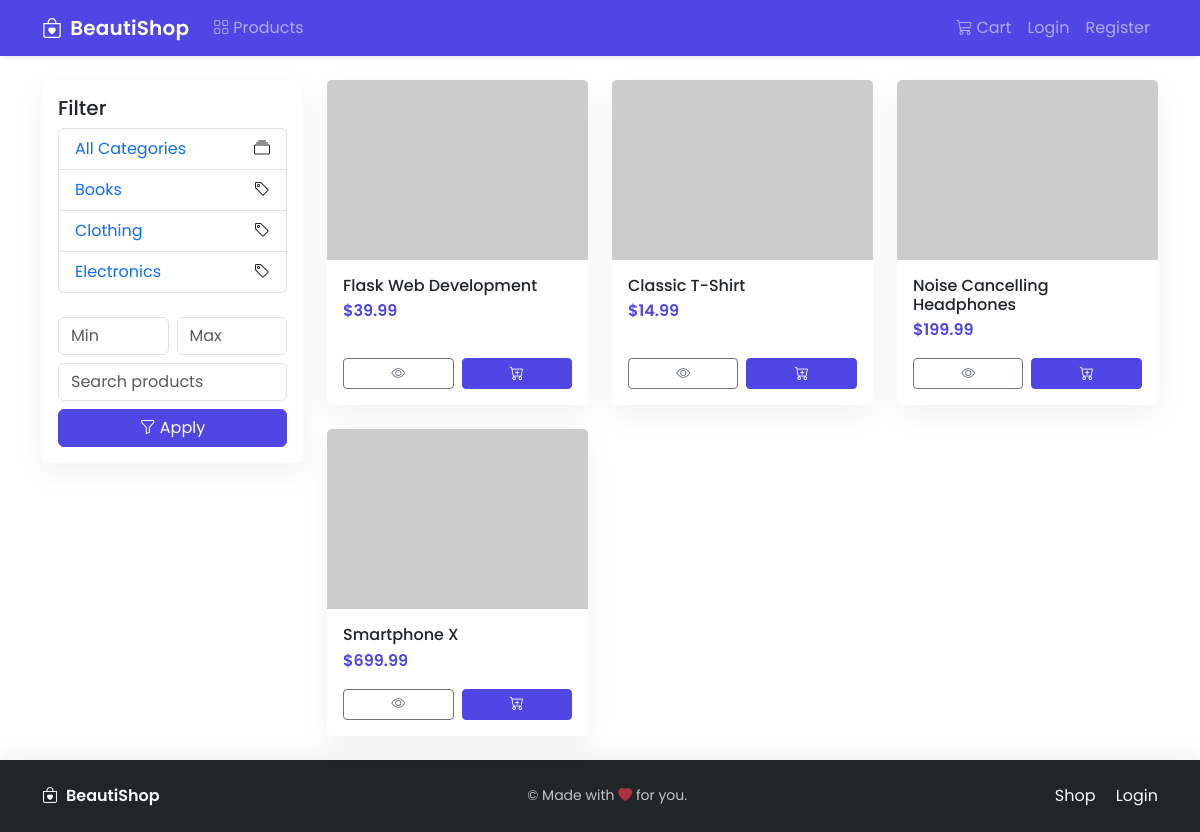
The app's page /shop/products with its own data.
### app/models.py (models this page shows)
class Category(db.Model):
    id = db.Column(db.Integer, primary_key=True)
    name = db.Column(db.String(120), nullable=False, unique=True)
    parent_id = db.Column(db.Integer, db.ForeignKey("category.id"), nullable=True)
    parent = db.relationship("Category", remote_side=[id], backref="children")
    products = db.relationship("Product", back_populates="category")

class Product(db.Model):
    id = db.Column(db.Integer, primary_key=True)
    vendor_id = db.Column(db.Integer, db.ForeignKey("vendor.id"), nullable=False)
    category_id = db.Column(db.Integer, db.ForeignKey("category.id"), nullable=True)
    title = db.Column(db.String(200), nullable=False)
    description = db.Column(db.Text, nullable=True)
    price = db.Column(db.Numeric(10, 2), nullable=False, default=0)
    stock = db.Column(db.Integer, nullable=False, default=0)
    image_url = db.Column(db.String(500), nullable=True)
    is_active = db.Column(db.Boolean, default=True)
    created_at = db.Column(db.DateTime, default=datetime.utcnow)
    vendor = db.relationship("Vendor", back_populates="products")
    category = db.relationship("Category", back_populates="products")

### app/blueprints/shop.py (the view)
@shop_bp.route("/")
@shop_bp.route("/products")
def product_list():
    query = Product.query.filter_by(is_active=True)
    keyword = request.args.get("q", type=str, default="").strip()
    category_id = request.args.get("category", type=int)
    min_price = request.args.get("min_price", type=float)
    max_price = request.args.get("max_price", type=float)
    if keyword:
        like = f"%{keyword}%"
        query = query.filter(or_(Product.title.ilike(like), Product.description.ilike(like)))
    if category_id:
        query = query.filter(Product.category_id == category_id)
    if min_price is not None and max_price is not None:
        query = query.filter(and_(Product.price >= min_price, Product.price <= max_price))
    elif min_price is not None:
        query = query.filter(Product.price >= min_price)
    elif max_price is not None:
        query = query.filter(Product.price <= max_price)
    products = query.order_by(Product.created_at.desc()).all()
    categories = Category.query.order_by(Category.name).all()
    return render_template("shop/product_list.html", products=products, categories=categories)

### app/blueprints/cart.py (called while the page is built, shortened)
@cart_bp.before_app_request
def merge_session_cart_after_login():
    if not current_user.is_authenticated:
        return

### app/templates/shop/product_list.html (shortened to what this page needs)
{% extends 'base.html' %}
{% block content %}
<div class="row g-4">
  <div class="col-lg-3">
    <div class="card">
      <div class="card-body">
        <h5 class="card-title">Filter</h5>
        <ul class="list-group mb-4">
          <li class="list-group-item d-flex justify-content-between align-items-center">
            <a class="text-decoration-none" href="{{ url_for('shop.product_list') }}">All Categories</a>
            <i class="bi bi-collection"></i>
          </li>
          {% for cat in categories %}
            <li class="list-group-item d-flex justify-content-between align-items-center">
              <a class="text-decoration-none" href="{{ url_for('shop.product_list', category=cat.id) }}">{{ cat.name }}</a>
              <i class="bi bi-tag"></i>
            </li>
          {% endfor %}
        </ul>
        <form method="get" class="row g-2">
          <div class="col-6"><input type="number" step="0.01" name="min_price" class="form-control" placeholder="Min" value="{{ request.args.get('min_price','') }}"></div>
          <div class="col-6"><input type="number" step="0.01" name="max_price" class="form-control" placeholder="Max" value="{{ request.args.get('max_price','') }}"></div>
          <div class="col-12"><input type="text" name="q" class="form-control" placeholder="Search products" value="{{ request.args.get('q','') }}"></div>
          <div class="col-12"><button class="btn btn-primary w-100"><i class="bi bi-funnel me-1"></i>Apply</button></div>
        </form>
      </div>
    </div>
  </div>
  <div class="col-lg-9">
    <div class="row g-4">
      {% for p in products %}
      <div class="col-sm-6 col-lg-4">
        <div class="card h-100 product-card">
          <img src="{{ p.image_url or 'https://via.placeholder.com/600x400' }}" class="card-img-top" alt="{{ p.title }}">
          <div class="card-body d-flex flex-column">
            <h6 class="card-title mb-1">{{ p.title }}</h6>
            <div class="price mb-3">${{ '%.2f'|format(p.price) }}</div>
            <div class="mt-auto d-flex gap-2">
              <a href="{{ url_for('shop.product_detail', product_id=p.id) }}" class="btn btn-outline-secondary btn-sm flex-fill"><i class="bi bi-eye"></i></a>
              <form method="post" action="{{ url_for('cart.add_to_cart', product_id=p.id) }}" class="flex-fill">
                <button class="btn btn-primary btn-sm w-100 btn-add" type="submit"><i class="bi bi-cart-plus"></i></button>
              </form>
            </div>
          </div>
        </div>
      </div>
      {% else %}
      <div class="col-12">
        <div class="alert alert-info">No products found.</div>
      </div>
      {% endfor %}
    </div>
  </div>
</div>
{% endblock %}

### app/templates/base.html (shortened to what this page needs)
<!doctype html>
<html lang="en">
  <head>
    <link href="https://cdn.jsdelivr.net/npm/bootstrap@5.3.2/dist/css/bootstrap.min.css" rel="stylesheet">
    <link href="https://cdn.jsdelivr.net/npm/bootstrap-icons@1.11.3/font/bootstrap-icons.css" rel="stylesheet">
    <link href="{{ url_for('static', filename='style.css') }}" rel="stylesheet">
  </head>
  <body class="bg-body">
    <nav class="navbar navbar-expand-lg navbar-dark bg-primary shadow-sm sticky-top">
      <div class="container">
        <a class="navbar-brand d-flex align-items-center" href="/">
          <i class="bi bi-bag-heart me-2"></i>
          <span class="fw-semibold">BeautiShop</span>
        </a>
        <div class="collapse navbar-collapse" id="navbarNav">
          <ul class="navbar-nav me-auto">
            <li class="nav-item"><a class="nav-link" href="{{ url_for('shop.product_list') }}"><i class="bi bi-grid me-1"></i>Products</a></li>
          </ul>
          <ul class="navbar-nav">
            <li class="nav-item"><a class="nav-link" href="{{ url_for('cart.view_cart') }}"><i class="bi bi-cart3 me-1"></i>Cart</a></li>
            {% if current_user.is_authenticated %}
              <li class="nav-item"><span class="navbar-text me-2"><i class="bi bi-person-circle me-1"></i>{{ current_user.name or current_user.email }}</span></li>
              <li class="nav-item"><a class="nav-link" href="{{ url_for('auth.logout') }}">Logout</a></li>
            {% else %}
              <li class="nav-item"><a class="nav-link" href="{{ url_for('auth.login') }}">Login</a></li>
              <li class="nav-item"><a class="nav-link" href="{{ url_for('auth.register') }}">Register</a></li>
            {% endif %}
          </ul>
        </div>
      </div>
    </nav>
    <main class="container my-4">
      {% block content %}{% endblock %}
    </main>
    <footer class="bg-dark text-light py-4 mt-auto">
      <div class="container d-flex flex-column flex-md-row align-items-center justify-content-between">
        <div class="d-flex align-items-center mb-3 mb-md-0">
          <i class="bi bi-bag-heart me-2"></i>
          <span class="fw-semibold">BeautiShop</span>
        </div>
        <div class="small opacity-75">&copy; {{ 2025 if false else (now().year if false else '' ) }} Made with <i class="bi bi-heart-fill text-danger"></i> for you.</div>
        <div>
          <a href="{{ url_for('shop.product_list') }}" class="link-light text-decoration-none me-3">Shop</a>
          <a href="{{ url_for('auth.login') }}" class="link-light text-decoration-none">Login</a>
        </div>
      </div>
    </footer>
  </body>
</html>

### app/static/style.css (style rules this page uses)
:root { --primary: #4f46e5; --primary-dark: #4338ca; --body-bg: #f8fafc; }
html, body { height: 100%; }
body { font-family: 'Poppins', system-ui, -apple-system, Segoe UI, Roboto, 'Helvetica Neue', Arial, 'Noto Sans', 'Apple Color Emoji', 'Segoe UI Emoji'; background: var(--body-bg); }
.bg-primary { background-color: var(--primary) !important; }
.btn-primary { background-color: var(--primary); border-color: var(--primary); }
.card { border: 0; box-shadow: 0 10px 30px rgba(0,0,0,0.06); transition: transform .2s ease, box-shadow .2s ease; }
.card .card-img-top { object-fit: cover; height: 180px; }
.product-card .price { font-weight: 600; color: var(--primary); }
.product-card .btn-add { transition: all .2s ease; }
.navbar-brand { font-weight: 700; letter-spacing: .2px; }
footer { box-shadow: 0 -6px 24px rgba(0,0,0,0.06); }

### records on screen
Category: name "Books"
Category: name "Clothing"
Category: name "Electronics"
Product: title "Flask Web Development", price "39.99"
Product: title "Classic T-Shirt", price "14.99"
Product: title "Noise Cancelling Headphones", price "199.99"
Product: title "Smartphone X", price "699.99"
